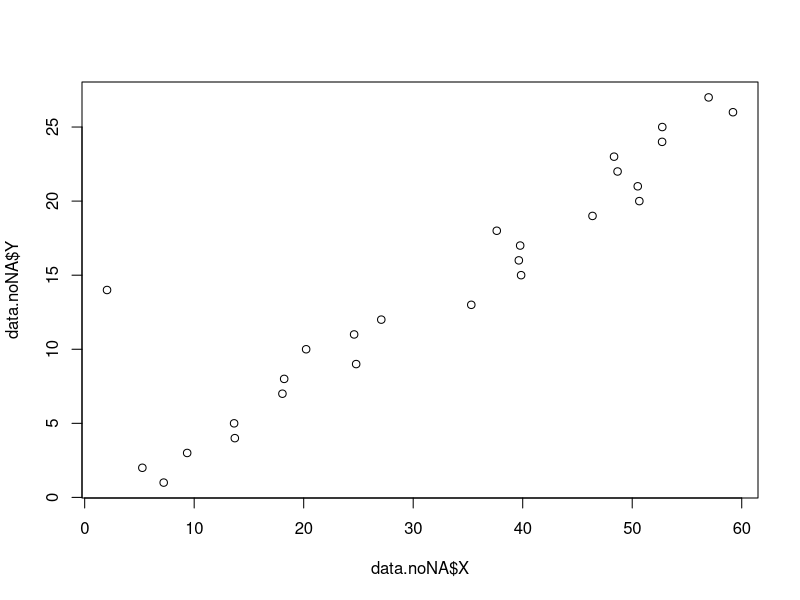

This figure's R source:
#' # Data Processing
#' 
#' File to make cleaned data file from raw data file.
#' 
#' **Read CSV**
rawdata <- read.csv("data/raw.csv")
head(rawdata)

#' **Clean up**
#' 
#' 1. Remove NAs
#' 2. Remove outliers
data.noNA <- rawdata[! is.na(rawdata$X),]
# Plot data to check for outliers
plot(x = data.noNA$X, y = data.noNA$Y)
cleandata <- data.noNA[data.noNA$Y!=14,]
